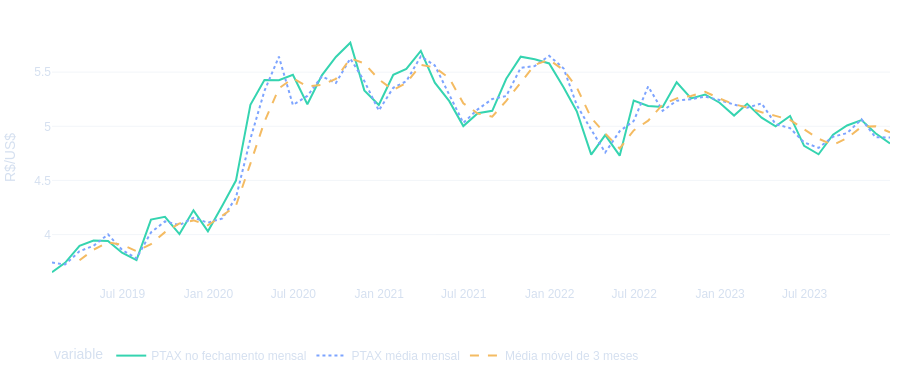

The code cell stored with this chart in its notebook:
### Markdown cell above
## 4. PTAX: fechamento, média mensal e média móvel

O fechamento corresponde à última observação publicada no mês. A média mensal usa apenas observações disponíveis. A média móvel de três meses é calculada sobre os fechamentos e exige três competências completas; não usa observações futuras.

### Code cell
exchange_chart(df, 3).show()
maximum = df.loc[df.dolar.idxmax()]
minimum = df.loc[df.dolar.idxmin()]
print(f"Maior fechamento: R$ {maximum.dolar:.4f} em {maximum.data:%m/%Y}.")
print(f"Menor fechamento: R$ {minimum.dolar:.4f} em {minimum.data:%m/%Y}.")
